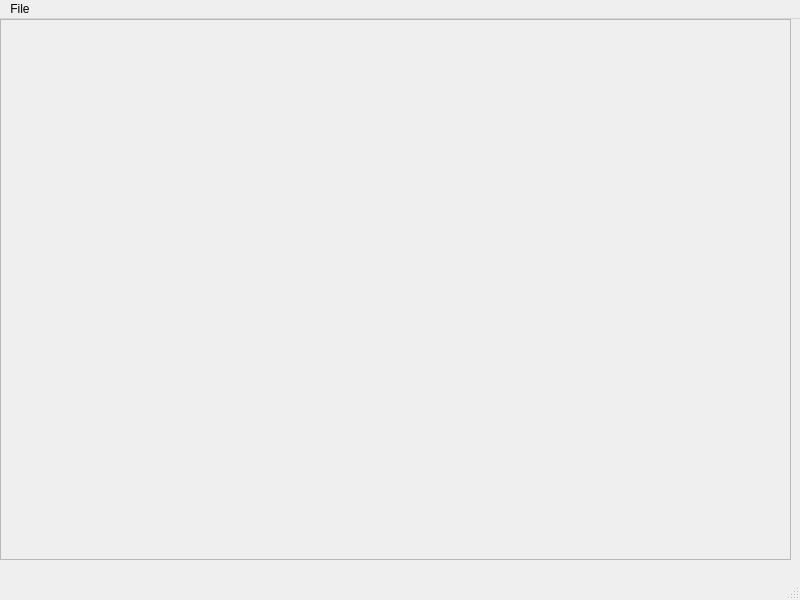
<?xml version="1.0" encoding="UTF-8"?>
<ui version="4.0">
 <class>MainWindow</class>
 <widget class="QMainWindow" name="MainWindow">
  <property name="geometry">
   <rect>
    <x>0</x>
    <y>0</y>
    <width>800</width>
    <height>600</height>
   </rect>
  </property>
  <property name="windowTitle">
   <string>MainWindow</string>
  </property>
  <widget class="QWidget" name="centralwidget">
   <widget class="QScrollArea" name="scrollArea">
    <property name="geometry">
     <rect>
      <x>0</x>
      <y>0</y>
      <width>791</width>
      <height>541</height>
     </rect>
    </property>
    <property name="widgetResizable">
     <bool>true</bool>
    </property>
    <widget class="MyWidget" name="myWidget">
     <property name="geometry">
      <rect>
       <x>0</x>
       <y>0</y>
       <width>789</width>
       <height>539</height>
      </rect>
     </property>
    </widget>
   </widget>
  </widget>
  <widget class="QMenuBar" name="menubar">
   <property name="geometry">
    <rect>
     <x>0</x>
     <y>0</y>
     <width>800</width>
     <height>26</height>
    </rect>
   </property>
   <widget class="QMenu" name="menuFile">
    <property name="title">
     <string>File</string>
    </property>
    <addaction name="actionSave"/>
    <addaction name="actionOpen"/>
    <addaction name="actionNew"/>
    <addaction name="actionQuit"/>
   </widget>
   <addaction name="menuFile"/>
  </widget>
  <widget class="QStatusBar" name="statusbar"/>
  <action name="actionSave">
   <property name="text">
    <string>Save</string>
   </property>
  </action>
  <action name="actionOpen">
   <property name="text">
    <string>Open</string>
   </property>
  </action>
  <action name="actionNew">
   <property name="text">
    <string>New</string>
   </property>
  </action>
  <action name="actionQuit">
   <property name="text">
    <string>Quit</string>
   </property>
  </action>
 </widget>
 <customwidgets>
  <customwidget>
   <class>MyWidget</class>
   <extends>QWidget</extends>
   <header>mywidget.h</header>
   <container>1</container>
  </customwidget>
 </customwidgets>
 <resources/>
 <connections/>
</ui>
